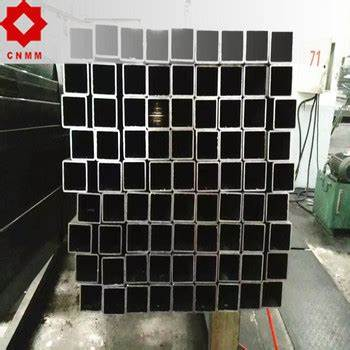
#> input picture aonimages/sss.jpg, 350 x 350 px, found by its file name
$ python squarepipe.py
#> lines starting #> are read from the running program, lines starting #| are printed output that depends on the picture; after the words box and inside, x2 and y2 are one past the last pixel; in counts of white or black regions, pixels touching at a corner belong together
import cv2
import numpy as np

def empty(a):
    pass

def stackImages(scale, imgArray):
    rows = len(imgArray)
    cols = len(imgArray[0])
    rowsAvailable = isinstance(imgArray[0], list)
    width = imgArray[0][0].shape[1]
    height = imgArray[0][0].shape[0]
    if rowsAvailable:
        for x in range(0, rows):
            for y in range(0, cols):
                if imgArray[x][y].shape[:2] == imgArray[0][0].shape[:2]:
                    imgArray[x][y] = cv2.resize(imgArray[x][y], (0, 0), None, scale, scale)
                else:
                    imgArray[x][y] = cv2.resize(imgArray[x][y], (imgArray[0][0].shape[1], imgArray[0][0].shape[0]), None, scale, scale)
                if len(imgArray[x][y].shape) == 2:
                    imgArray[x][y] = cv2.cvtColor(imgArray[x][y], cv2.COLOR_GRAY2BGR)
        imageBlank = np.zeros((height, width, 3), np.uint8)
        hor = [imageBlank] * rows
        hor_con = [imageBlank] * rows
        for x in range(0, rows):
            hor[x] = np.hstack(imgArray[x])
        ver = np.vstack(hor)
    else:
        for x in range(0, rows):
            if imgArray[x].shape[:2] == imgArray[0].shape[:2]:
                imgArray[x] = cv2.resize(imgArray[x], (0, 0), None, scale, scale)
            else:
                imgArray[x] = cv2.resize(imgArray[x], (imgArray[0].shape[1], imgArray[0].shape[0]), None, scale, scale)
            if len(imgArray[x].shape) == 2:
                imgArray[x] = cv2.cvtColor(imgArray[x], cv2.COLOR_GRAY2BGR)
        hor = np.hstack(imgArray)
        ver = hor
    return ver

# Load the image
image = cv2.imread(r"C:\Users\lenovo\Desktop\aon\aonimages\sss.jpg")
#> image is the input picture: shape (350, 350, 3); mean B, G, R 91.8, 97.2, 99.3
# image = cv2.imread(r"C:\Users\lenovo\Desktop\aon\aonimages\square-steel-pipe.jpg")

# Convert the image to grayscale
gray = cv2.cvtColor(image, cv2.COLOR_BGR2GRAY)
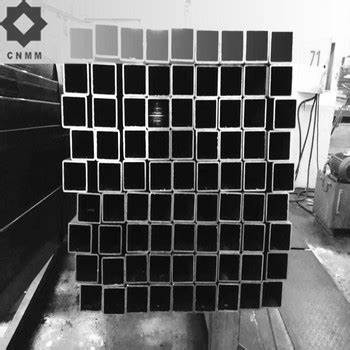
#> gray: shape (350, 350); min 0, max 255, mean 97.2

# Create a window to hold trackbars
cv2.namedWindow("parameters")
cv2.resizeWindow("parameters", 640, 240)
cv2.createTrackbar("Threshold1", "parameters", 150, 255, empty)
cv2.createTrackbar("Threshold2", "parameters", 255, 255, empty)

while True:
    imgblur = cv2.GaussianBlur(gray, (7, 7), 1)
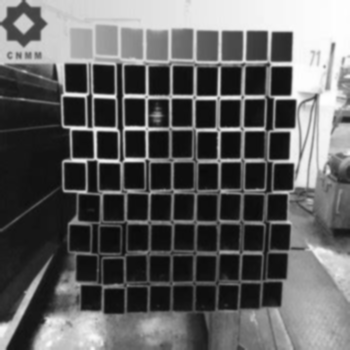
#> imgblur: shape (350, 350); min 10, max 254, mean 97.2

    threshold1 = cv2.getTrackbarPos("Threshold1", "parameters")
    threshold2 = cv2.getTrackbarPos("Threshold2", "parameters")
    imgcanny = cv2.Canny(imgblur, threshold1, threshold2)
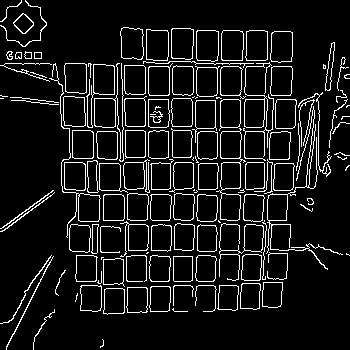
#> imgcanny: shape (350, 350); 9% white in thin lines or dots

    # Find contours in the image
    contours, _ = cv2.findContours(imgcanny, cv2.RETR_EXTERNAL, cv2.CHAIN_APPROX_SIMPLE)
#> contours = 130 contours, 49 with area under 20; largest, box (x1, y1, x2, y2) and area: (216, 128, 246, 221) 1546, (196, 30, 219, 62) 655, (146, 29, 169, 61) 653, (171, 28, 194, 60) 650, (120, 27, 144, 60) 648

    # Count the number of square/rectangle rings
    num_rings = 0

    # Loop over the contours
    for contour in contours:
        # Approximate the contour to simplify its shape
        epsilon = 0.02 * cv2.arcLength(contour, True)
        approx = cv2.approxPolyDP(contour, epsilon, True)

        # Check if the contour has 4 or more vertices (square or rectangle shape)
        # contour_area = cv2.contourArea(contour)
        if len(approx)>= 4 and len(approx)<6 :
            # Calculate the aspect ratio of the bounding rectangle
            x, y, w, h = cv2.boundingRect(approx)
            aspect_ratio = float(w) / h

            # Set an aspect ratio threshold to identify square/rectangle rings
            aspect_ratio_threshold = 0.8  # Adjust this value as needed

            # Draw the ring and increment the ring count if the aspect ratio is above the threshold
            if aspect_ratio >= aspect_ratio_threshold:
                cv2.drawContours(image, [approx], -1, (0, 0, 255), 2)
                num_rings += 1
#> this loop made 130 passes
#> (contour, epsilon, approx, x, y, w, h, aspect_ratio) on pass 28: ([[147, 252], [146, 253], [147, 253], [148, 252]], 0.0966, [[148, 252], [147, 252], [146, 253], [147, 253]], 146, 252, 3, 2, 1.5)
#> (epsilon, approx, x, y, w, h, aspect_ratio) on passes 5, 6, 7, 8, 11, 12: (1.81, [[104, 289], [103, 313], [123, 313], [124, 289]], 103, 289, 22, 25, 0.88), (1.84, [[127, 287], [127, 312], [146, 312], [147, 288]], 127, 287, 21, 26, 0.808), (1.77, [[151, 286], [150, 311], [169, 310], [170, 287]], 150, 286, 21, 26, 0.808), (1.76, [[219, 285], [217, 308], [237, 309], [238, 286]], 217, 285, 22, 25, 0.88), (1.87, [[81, 285], [80, 310], [100, 310], [101, 286]], 80, 285, 22, 26, 0.846), (1.77, [[242, 283], [240, 308], [259, 308], [260, 284]], 240, 283, 21, 26, 0.808)
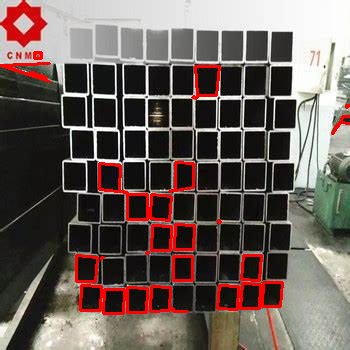
#> image: shape (350, 350, 3); 4.21% of pixels changed, all inside (x1, y1, x2, y2) = (0, 51, 350, 315)
#> after the loop, num_rings = 29

    # Display the ring count on the image
    cv2.putText(image, "Ring Count: " + str(num_rings), (10, 30), cv2.FONT_HERSHEY_SIMPLEX, 0.7, (0, 0, 255), 2)
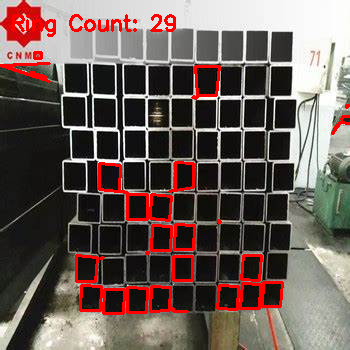
#> image: shape (350, 350, 3); 0.91% of pixels changed, all inside (x1, y1, x2, y2) = (12, 14, 176, 37)

    imagestack = stackImages(0.8, ([image, imgcanny]))
#> in stackImages, `rows = len(imgArray)`: rows = 2
#> in stackImages, `cols = len(imgArray[0])`: cols = 350
#> in stackImages, `rowsAvailable = isinstance(imgArray[0], list)`: rowsAvailable = False
#> after the loop in stackImages, `for x in range(0, rows):`: imgArray = 2 items
#> in stackImages, `hor = np.hstack(imgArray)`:
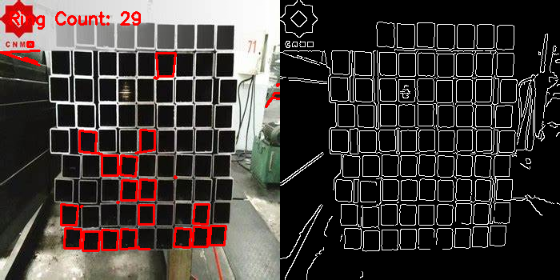
#> hor: shape (280, 560, 3); mean of channels 0, 1, 2 55.2, 57.8, 65.2; drawn as B, G, R

    cv2.imshow("Result", imagestack)
    if cv2.waitKey(0) & 0xFF == ord('q'):
#> (key q is pressed here)
        break

cv2.destroyAllWindows()

$ run again, with aonimages/square-steel-pipe.jpg copied over aonimages/sss.jpg
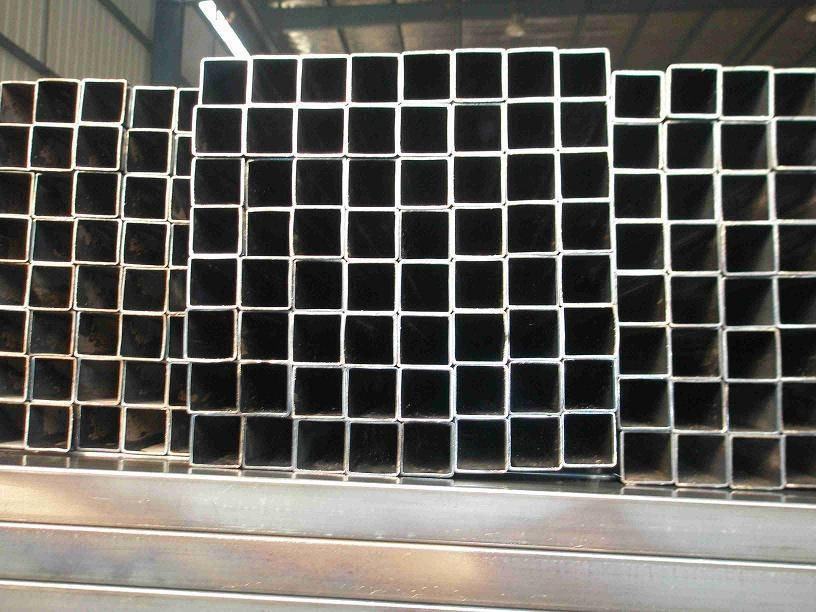
#> input picture aonimages/square-steel-pipe.jpg, 816 x 612 px, found by its file name
#> image is the input picture: shape (612, 816, 3); mean B, G, R 92.6, 97.4, 99.6
#> `imgcanny = cv2.Canny(imgblur, threshold1, threshold2)`:
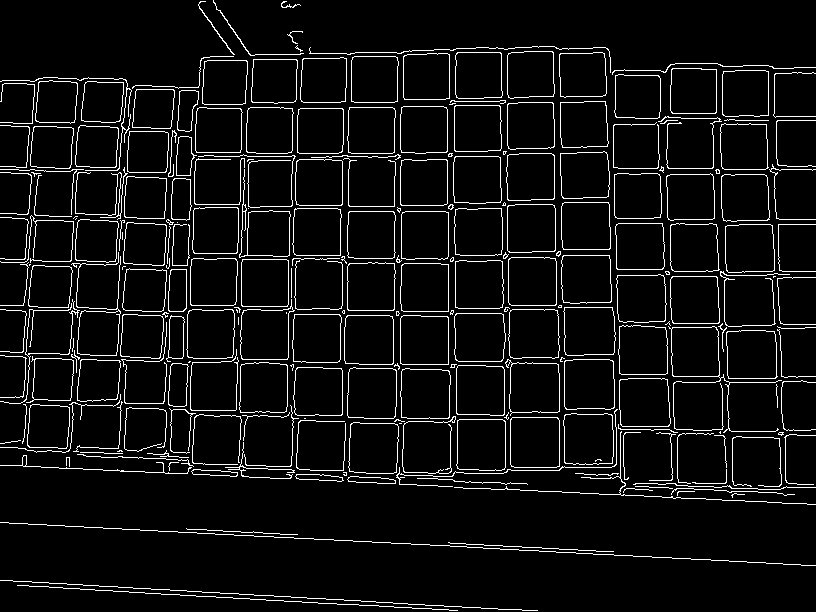
#> imgcanny: shape (612, 816); 6.2% white in thin lines or dots
#> contours = 238 contours, 136 with area under 20; largest, box (x1, y1, x2, y2) and area: (510, 417, 560, 468) 2438, (564, 359, 615, 410) 2432, (456, 419, 506, 471) 2416, (505, 359, 560, 416) 2416, (563, 413, 614, 465) 2412
#> the loop `for contour in contours:` made 238 passes
#> (epsilon, approx, x, y, w, h, aspect_ratio) on passes 9, 15, 17, 21, 37: (1.29, [[623, 492], [626, 488], [652, 490], [626, 488]], 623, 488, 30, 5, 6), (1.84, [[575, 473], [596, 475], [618, 473], [610, 475]], 575, 473, 44, 3, 14.67), (1.9, [[726, 469], [724, 483], [692, 482], [725, 483]], 692, 469, 35, 15, 2.33), (9.03, [[0, 465], [191, 467], [26, 466], [26, 455]], 0, 455, 192, 13, 14.77), (2.61, [[618, 424], [620, 429], [677, 432], [621, 429]], 618, 424, 60, 9, 6.67)
#> after the loop `for contour in contours:`: num_rings = 108
#> rows = 2
#> cols = 612
#> rowsAvailable = False
#> after the loop in stackImages, `for x in range(0, rows):`: imgArray = 2 items
#> in stackImages, `hor = np.hstack(imgArray)`:
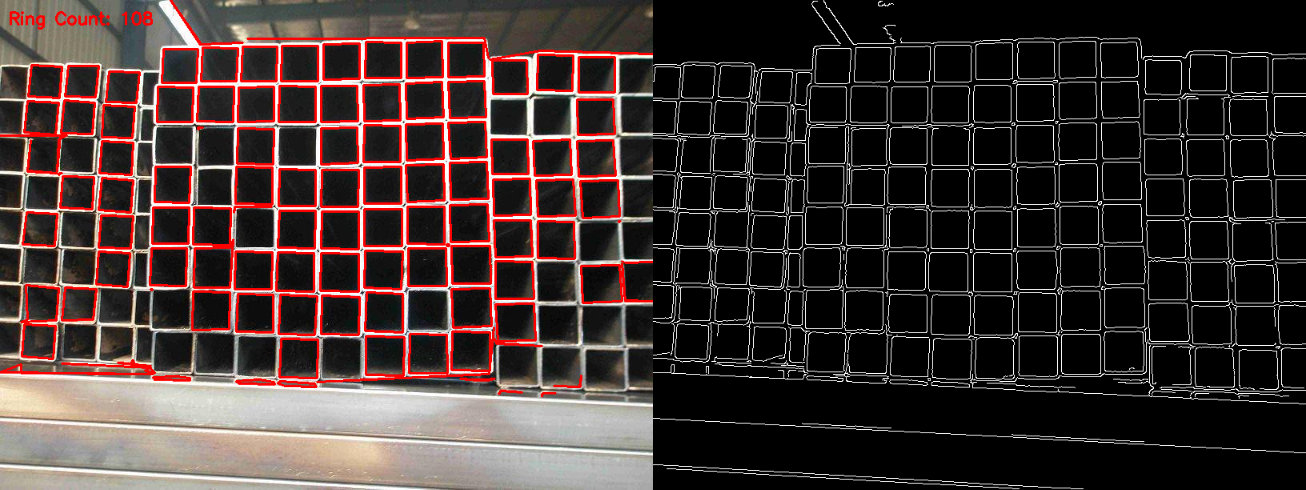
#> hor: shape (490, 1306, 3); mean of channels 0, 1, 2 48.8, 51, 65.3; drawn as B, G, R
